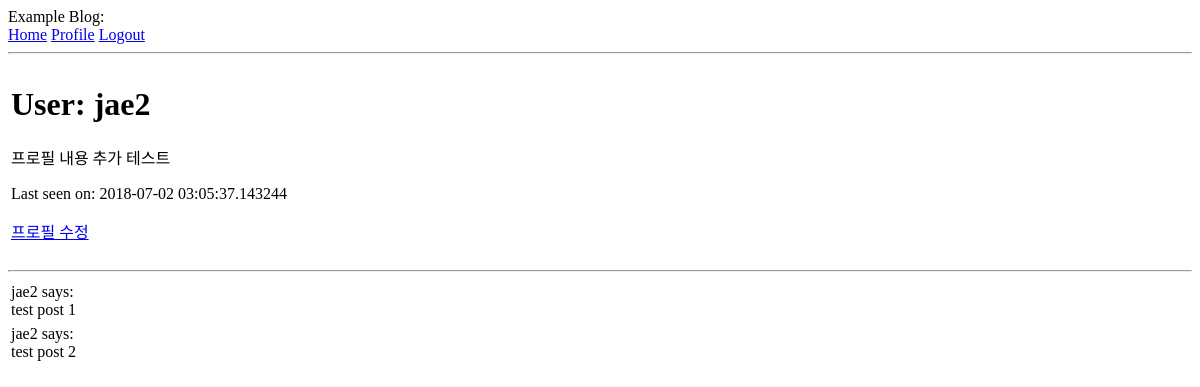
The app's page /user/jae2 (signed in), older data.
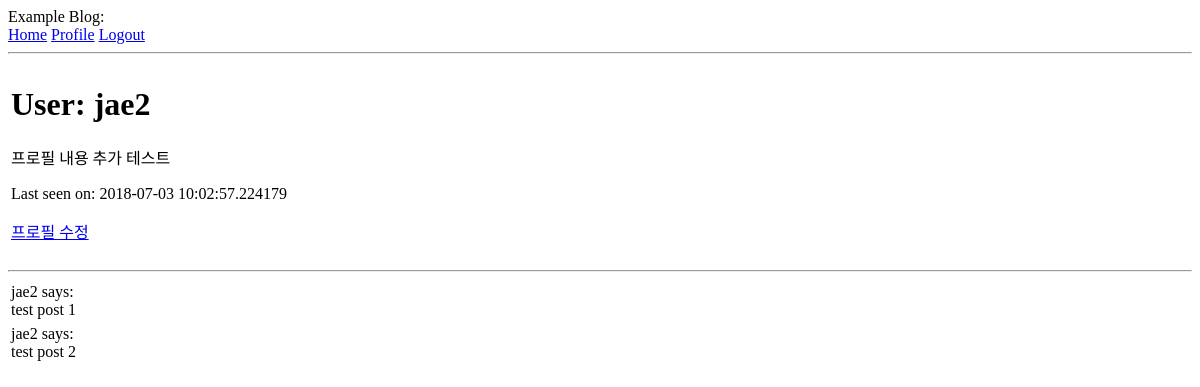
The same page, newer data.
### app/models.py (models this page shows, shortened)
class User(UserMixin, db.Model):
    id = db.Column(db.Integer, primary_key=True)
    username = db.Column(db.String(64), index=True, unique=True)
    email = db.Column(db.String(120), index=True, unique=True)
    password_hash = db.Column(db.String(128))
    posts = db.relationship('Post', backref='author', lazy='dynamic')
    about_me = db.Column(db.String(140))
    last_seen = db.Column(db.DateTime, default=datetime.utcnow)
    followed = db.relationship(
        'User', secondary=followers,
        primaryjoin=(followers.c.follower_id == id),
        secondaryjoin=(followers.c.followed_id == id),
        backref=db.backref('followers', lazy='dynamic'), lazy='dynamic'
    )

### app/routes.py (the view)
@app.route('/user/<username>')
def user(username):
    user = User.query.filter_by(username=username).first_or_404()
    posts = [
        {'author': user, 'body': 'test post 1'},
        {'author': user, 'body': 'test post 2'}
    ]
    return render_template('user.html', user=user, posts=posts)

### app/models.py (called while the page is built)
@login.user_loader
def load_user(id):
    return User.query.get(int(id))

### app/routes.py (called while the page is built)
@app.before_request
def before_request():
    if current_user.is_authenticated:
        current_user.last_seen = datetime.utcnow()
        db.session.commit()

### app/templates/user.html
{% extends "base.html" %}
{% block content %}
    <table>
        <tr valign="top">
            <td>
                <h1>User: {{ user.username }}</h1>
                {% if user.about_me %} <p>{{ user.about_me }}</p> {% endif %}
                {% if user.last_seen %} <p>Last seen on: {{ user.last_seen }}</p> {% endif %}
                {% if user == current_user %}
                    <p><a href="{{ url_for('edit_profile') }}">프로필 수정</a></p>
                {% elif not current_user.is_following(user) %}
                    <p><a href="{{ url_for('follow', username=user.username) }}">Follow</a></p>
                {% else %}
                    <p><a href="{{ url_for('unfollow', username=user.username) }}">Unfollow</a></p>
                {% endif %}
            </td>
        </tr>
    </table>
    <hr>
    {% for post in posts %}
        {% include '_post.html' %}
    {% endfor %}
{% endblock %}

### app/templates/base.html (shortened to what this page needs)
<!DOCTYPE html>
<head>
</head>
<body>
    Example Blog:
    <div>
        <a href="{{ url_for('index') }}">Home</a>
        {% if current_user.is_anonymous %}
        <a href="{{ url_for('login') }}">Login</a>
        <p>New User? <a href="{{ url_for('register') }}">Click to Register!</a></p>
        {% else %}
        <a href="{{ url_for('user', username=current_user.username) }}">Profile</a>
        <a href="{{ url_for('logout') }}">Logout</a>
        {% endif %}
    </div>
    <hr>
    {% block content %}{% endblock %}
</body>
</html>

### app/templates/_post.html
<table>
    <tr valign="top">
        <td>{{ post.author.username }} says: <br>{{ post.body }}</td>
    </tr>
</table>

Row changes from the older to the newer data that the page shows:
changed User "jae2": last_seen "2018-07-02 03:05:37.143244" → "2018-07-03 10:02:57.224179"
